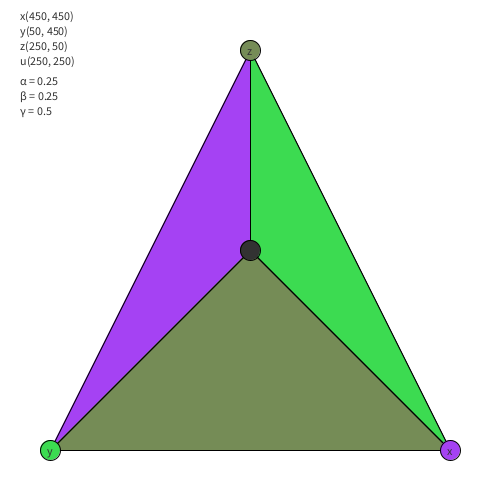
Frame 1 (no input)
Frame 60 (the mouse pressed at the canvas centre just before this capture): identical to frame 1, image omitted
Frame 120 (the mouse held since frame 60 and released just before this capture): identical to frame 1, image omitted

The Processing sketch that drew this single still picture (run headless with seeded random() and noise(); from frame 60 on, the mouse is pressed at the canvas centre):

// Processing sketch: processing_144934
// ── processing_144934.pde

int x_x = 450, x_y = 450, y_x = 50, y_y = 450,
    z_x = 250, z_y = 50, u_x = 250, u_y = 250;
float alfa, beta, gama, Ax, Az, Ay, A;
color c1, c2, c3;




void setup() {
  size(500,500);
    c1 = color(random(0, 256), random(0, 256), random(0, 256));
  c2 = color(random(0, 256), random(0, 256), random(0, 256));
    c3 = color(random(0, 256), random(0, 256), random(0, 256));

}

void draw() {
  background(255);
  fill(255);
  triangle( x_x, x_y, y_x, y_y, z_x, z_y );
  
  fill(c1);
  triangle( u_x, u_y, y_x, y_y, z_x, z_y );
  
  fill(c2);
  triangle( x_x, x_y, u_x, u_y, z_x, z_y );
  
  fill(c3);
  triangle( x_x, x_y, y_x, y_y, u_x, u_y );
  
  
  
  fill(50);
  line(x_x, x_y, u_x, u_y);
  line(y_x, y_y, u_x, u_y);
  line(z_x, z_y, u_x, u_y);
  
  fill(c1);
  ellipse( x_x, x_y, 20, 20);
  fill(c2);
  ellipse( y_x, y_y, 20, 20);
  fill(c3);
  ellipse( z_x, z_y, 20, 20); 
 

  

  fill(50);
  text("x", x_x - 3, x_y + 5);
  text("y", y_x - 3, y_y + 5);
  text("z", z_x - 3, z_y + 5);
  text("u", u_x - 3, u_y + 5);
  
  
  //ispis vrijednosti
  text("x("+ x_x +", "+ x_y +")", 20, 20);
  text("y("+ y_x +", "+ y_y +")", 20, 35);
  text("z("+ z_x +", "+ z_y +")", 20, 50);
  text("u("+ u_x +", "+ u_y +")", 20, 65);
  
  
  //Povrsine unutrasnjih trokuta Ax(uyz), Ay(uxz), Az(uxy) i trokuta A(xyz) 
  //funkcija fabs() -> |apsolutna vrijednost floata|
  Ax = (u_x*(y_y - z_y) + y_x*(z_y - u_y) + z_x*(u_y - y_y))/2;

  Ay = (u_x*(z_y - x_y) + z_x*(x_y - u_y) + x_x*(u_y - z_y))/2;

  A  = (x_x*(y_y - z_y) + y_x*(z_y - x_y) + z_x*(x_y - y_y))/2;
  
  Az = A - Ax - Ay;
  //racunanje parametara alfa, beta i gama po formuli alfa = Ax/A .. itd.

  alfa = Ax/A;  
  beta = Ay/A;
  gama = Az/A;
  
  //tocka u
  fill(50);
  ellipse( u_x, u_y, 20, 20);
  
  //ispis vrijednosti
  text("\u03B1 = " + alfa, 20, 85);
  text("\u03B2 = " + beta, 20, 100);
  text("\u03B3 = " + gama, 20, 115);
}

void mouseDragged() {
  



  if((abs(mouseX - x_x) <= 20) && (abs(mouseY - x_y) <= 20)){
        c1 = color(random(0, 256), random(0, 256), random(0, 256));
  x_x = mouseX;
  x_y = mouseY;
  }
  
  else if((abs(mouseX - y_x) <= 20) && (abs(mouseY - y_y) <= 20)){
      c2 = color(random(0, 256), random(0, 256), random(0, 256));
  y_x = mouseX;
  y_y = mouseY;
  }
  
  else if((abs(mouseX - z_x) <= 20) && (abs(mouseY - z_y) <= 20)){
      c3 = color(random(0, 256), random(0, 256), random(0, 256));
  z_x = mouseX;
  z_y = mouseY;
  }
  
  else if((abs(mouseX - u_x) <= 20) && (abs(mouseY - u_y) <= 20)){
  u_x = mouseX;
  u_y = mouseY;
  }
}
